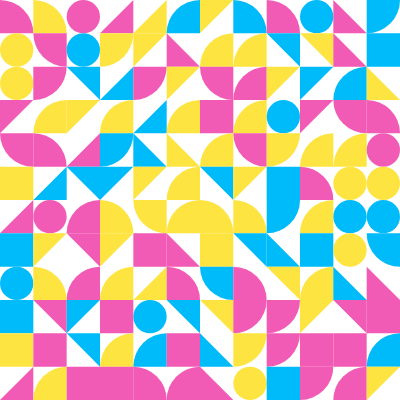
Frame 1 (no input)
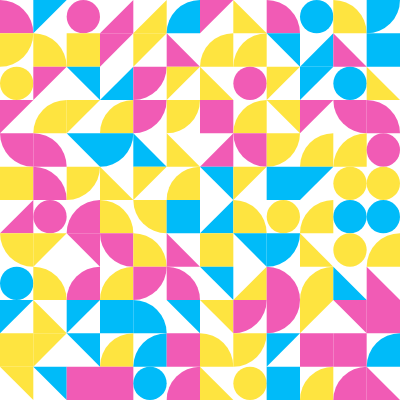
Frame 60 (no input)
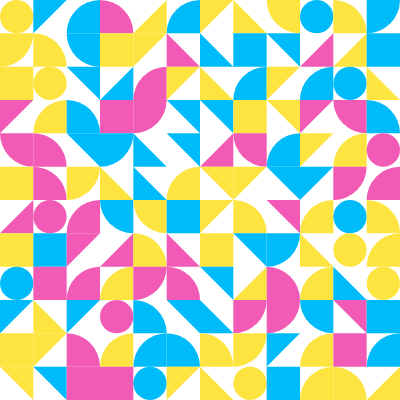
Frame 120 (the mouse pressed at the canvas centre since frame 60)

The p5.js sketch that drew these frames (run headless with seeded random() and noise() and a simulated clock; from frame 60 on, the mouse is pressed at the canvas centre):

// p5.js sketch
// ── sketch.js
let url = 'https://coolors.co/f15bb5-fee440-00bbf9';
let palette = url.replace('https://coolors.co/', '').split('-').map(c => '#' + c);
let vmin, vmax;
let num = 12;
let size;
let s2;
let typeArr = [];
let colorArr = [];

function setup() {
  createCanvas(400, 400);
  rectMode(CENTER);
  
  vmin = (width < height) ? width : height;
  vmax = (width < height) ? height : width;
  size = vmax / num;
  s2 = size / 2;
  
  for (let i = 0; i < num * num; i++) {
    typeArr.push(floor(random(10)));
    colorArr.push(palette[floor(random(palette.length))]);
  }
}

function draw() {
  background(255);
  noStroke();
  
  for (let i = 0; i < num; i++) {
    let y = i * size + (size / 2);
    for (let j = 0; j < num; j++) {
      let x = j * size + (size / 2);
      let idx = i * num + j;// 配列の要素の番号
      let t = typeArr[idx];
      let c = colorArr[idx];
      fill(c);
      if (t === 0) {
        triangle(x - s2, y - s2, x + s2, y - s2, x - s2, y + s2);
      } else if (t === 1) {
        triangle(x + s2, y - s2, x + s2, y + s2, x - s2, y - s2);
      } else if (t === 2) {
        triangle(x + s2, y + s2, x - s2, y + s2, x + s2, y - s2);
      } else if (t === 3) {
        triangle(x - s2, y + s2, x - s2, y - s2, x + s2, y + s2);
      } else if (t === 4) {
        arc(x - s2, y - s2, size*2, size*2, HALF_PI*0, HALF_PI*1);
      } else if (t === 5) {
        arc(x + s2, y - s2, size*2, size*2, HALF_PI*1, HALF_PI*2);
      } else if (t === 6) {
        arc(x + s2, y + s2, size*2, size*2, HALF_PI*2, HALF_PI*3);
      } else if (t === 7) {
        arc(x - s2, y + s2, size*2, size*2, HALF_PI*3, HALF_PI*4);
      } else if (t === 8) {
        circle(x, y, size);
      } else if(t === 9) {
        square(x, y, size);
      }
    }
  }
  
  let index = floor(random(num * num));
  typeArr[index] = floor(random(10));
  colorArr[index] = palette[floor(random(palette.length))];
}
